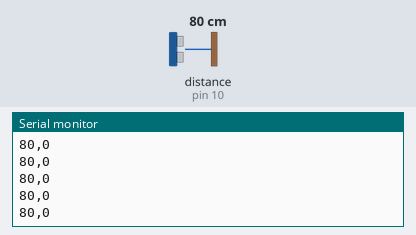
This sketch was run on a simulated Arduino Uno, built with avr-gcc and run on an emulated ATmega328P. Shown: the last lines printed to the serial monitor. The test bench sets the inputs (shaded band); at power-on: distance to the obstacle (sensor on pin 10) 80 cm. The echo pulse lasts 58.3 µs per cm.

Above: at 1.2 s.
1.3 s: distance to the obstacle (sensor on pin 10) set to 60 cm
At 1.38 s:
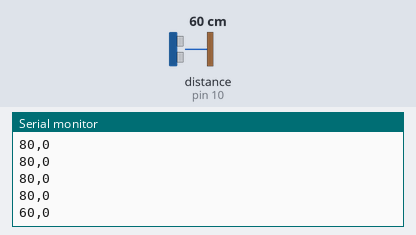
4.3 s: distance to the obstacle (sensor on pin 10) set to 2 cm
At 4.3 s:
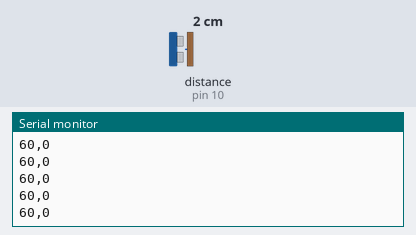
Timing chart, 0 to 7.3 s (numbered marks = the images above; inputs shaded):
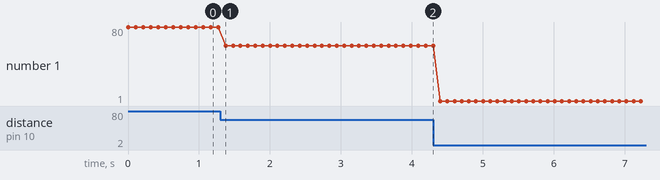

Measured:
- after the input at 1.3 s, the serial monitor: prints a new line after 0.08 s (image 1)
- plotted number 1: 80 → 60 after the input at 1.3 s, 60 → 1 after the input at 4.3 s

The sketch:

UltrasonicoArduino.ino
```cpp
#include <Ultrasonic.h>

#define TRIGGER_PIN  13
#define ECHO_PIN     10

Ultrasonic ultrasonic(TRIGGER_PIN, ECHO_PIN);

void setup()
  {
  Serial.begin(9600);
  }

void loop()
  {

  float cmMsec;
  //lee el tiempo del ultrasonico
  long microsec = ultrasonic.timing();

  //calcula la distancia
  cmMsec = ultrasonic.convert(microsec, Ultrasonic::CM);
  //mandar al puerto serial
  Serial.print(int(cmMsec));
  Serial.print(",");
  Serial.println(0);


   delay(100);
  }
```
